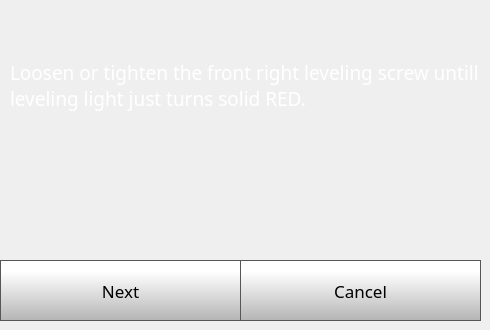
    <widget class="QWidget" name="quickStep2Page">
     <widget class="QPushButton" name="quickStep2NextButton">
      <property name="geometry">
       <rect>
        <x>0</x>
        <y>260</y>
        <width>241</width>
        <height>61</height>
       </rect>
      </property>
      <property name="font">
       <font>
        <family>Gotham</family>
        <pointsize>13</pointsize>
       </font>
      </property>
      <property name="styleSheet">
       <string notr="true">QPushButton {
     border: 1px solid rgb(87, 87, 87);
	background-color: qlineargradient(spread:pad, x1:0, y1:1, x2:0, y2:0.188, stop:0 rgba(180, 180, 180, 255), stop:1 rgba(255, 255, 255, 255));


}

QPushButton:pressed {
    background-color: qlineargradient(x1: 0, y1: 0, x2: 0, y2: 1,
                                      stop: 0 #dadbde, stop: 1 #f6f7fa);
}

QPushButton:flat {
    border: none; /* no border for a flat push button */
}

QPushButton:default {
    border-color: navy; /* make the default button prominent */
}

QPushButton:focus {
	outline: none;
}</string>
      </property>
      <property name="text">
       <string>Next</string>
      </property>
      <property name="iconSize">
       <size>
        <width>40</width>
        <height>40</height>
       </size>
      </property>
     </widget>
     <widget class="QPushButton" name="quickStep2CancelButton">
      <property name="geometry">
       <rect>
        <x>240</x>
        <y>260</y>
        <width>241</width>
        <height>61</height>
       </rect>
      </property>
      <property name="font">
       <font>
        <family>Gotham</family>
        <pointsize>13</pointsize>
       </font>
      </property>
      <property name="styleSheet">
       <string notr="true">QPushButton {
     border: 1px solid rgb(87, 87, 87);
	background-color: qlineargradient(spread:pad, x1:0, y1:1, x2:0, y2:0.188, stop:0 rgba(180, 180, 180, 255), stop:1 rgba(255, 255, 255, 255));


}

QPushButton:pressed {
    background-color: qlineargradient(x1: 0, y1: 0, x2: 0, y2: 1,
                                      stop: 0 #dadbde, stop: 1 #f6f7fa);
}

QPushButton:flat {
    border: none; /* no border for a flat push button */
}

QPushButton:default {
    border-color: navy; /* make the default button prominent */
}

QPushButton:focus {
	outline: none;
}</string>
      </property>
      <property name="text">
       <string>Cancel</string>
      </property>
      <property name="iconSize">
       <size>
        <width>40</width>
        <height>40</height>
       </size>
      </property>
     </widget>
     <widget class="QLabel" name="calibrateLabel_7">
      <property name="geometry">
       <rect>
        <x>10</x>
        <y>20</y>
        <width>471</width>
        <height>131</height>
       </rect>
      </property>
      <property name="font">
       <font>
        <family>Gotham</family>
        <pointsize>14</pointsize>
        <weight>50</weight>
        <bold>false</bold>
       </font>
      </property>
      <property name="styleSheet">
       <string notr="true">color: rgb(255, 255, 255);</string>
      </property>
      <property name="text">
       <string>Loosen or tighten the front right leveling screw untill leveling light just turns solid RED.</string>
      </property>
      <property name="wordWrap">
       <bool>true</bool>
      </property>
     </widget>
    </widget>
